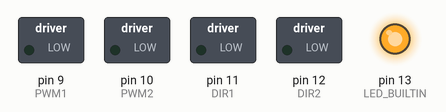
A sketch run on a simulated Teensy 4. On the bench: switched loads named in the sketch (green lamp = pin HIGH), output pins drawn as LEDs (lit = HIGH). What the sketch prints to the serial monitor is not drawn.

Above: at 1.35 s.
At 3.05 s:
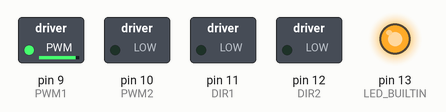
At 3.6 s:
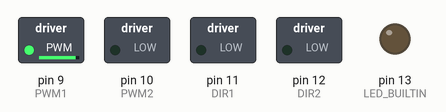
At 4.85 s:
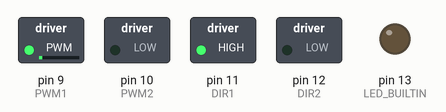
At 6.6 s:
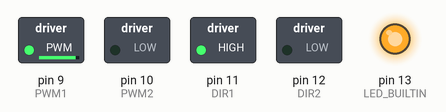
At 8.4 s:
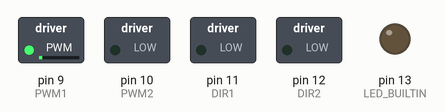
Timing chart, 0 to 10.6 s (numbered marks = the images above):
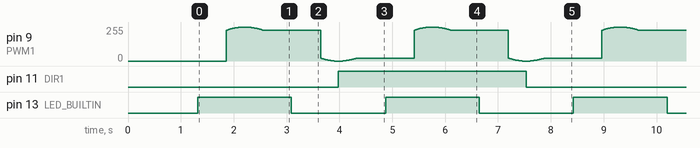

The sketch:

CereWaveGenMax14870Controller.ino
```cpp
/* Sine Wave Modulated PWM Generator
 * C.  Davis  4/21/16
 *
 * Thanks to R. Wozniak, Ira, MichaelM and Jp3141 at PJRC Forums for help in optimizations
 * for more information, see the thread located here:
 * http://forum.pjrc.com/threads/26608-Frequency-Locked-Sine-Wave-Generator-Teensy-3-1
 *
 * This program only runs on Teensy 3.1 which has a true Digital to Analog Converter
 * Compile for 96 MHz  <Tools/CPU Speed: "96MHZ (overclock)">
 * Good for 0 to 180 Hz
 *
 * For the Max14870 motor controller/driver
 */

const int SOUND = 23;
const int DIR1 = 11;
const int DIR2 = 12;
//const int F2 = 4;
//const int F3 = 5;
//const int F4 = 6;
const int PWM1 = 9;
const int PWM2 = 10;
const int POT = 14;
const int STBY = 2;
//const int AUDIO = A6;
int potval=0,val1,val2;

String functions[] = {"trianglewave", "sinewave", "bowedwave", "cavedwave"};

int state=0;
float clock = 95.99899F;    // Clock Calibration Factor for my teensy 3.1 at 96 MHz <Best>
 //float twopi = 6.2831853F;
 //float sineFactor;
int steps = 1000;            // number of phase angle steps for sinewave generation
                             // a smaller number will here allow to go to higher frequency
                             // but will result in a steppier sine curve.
const float delays[]={.4,3,.8,.4,.9,.5,2,.6,1,.4};
const float amps[]={};
const float onoff[] = {0,4095};
int i=0,j=1,k=0;
float clock_steps = (clock * (float)steps * 0.5f);
float amplitude;
float freq, phaseshift;
float phasestep = 2*PI/((float)steps);
float period;
float sineAmplitude[2000]; //Initialize array 1.25 * steps.
                            //This is allows both for 2PI radians of sine,
                            //and 2PI radians of cosine shifted + PI/2
float btriangleAmplitude[2000];  //Bowed triangle
float ctriangleAmplitude[2000];  //Caved triangle
float triangleAmplitude[2000];


void fillSine() {
  for (int i=0; i <= 999; i++){
    freq = (float)i*phasestep;
    sineAmplitude[i]=sin(freq);
    sineAmplitude[1000+i]=sineAmplitude[i];
    Serial.printf("%4d: %3f\n",i,sineAmplitude[i]);
  }
}

void fillBTriangle() {                           /* More like a bowed triangle */
  for (int i=0; i <= 999; i++){
    freq = i*phasestep;
    //Serial.println(phase);
    btriangleAmplitude[i]=sqrt(abs((i%500) -250))/15.81F;
    btriangleAmplitude[1000+i]=btriangleAmplitude[i];
    Serial.printf("%4d: %3f\n",i,btriangleAmplitude[i]);
  }
}
void fillCTriangle() {
  for (int i=0; i <= 511; i++){
    freq = i*phasestep;
    //Serial.println(phase);
    //ctriangleAmplitude[i]=sq(abs((i%500)));
    ctriangleAmplitude[i]=(float)(sq(i-256)%65537)/65536;
    ctriangleAmplitude[512+i]=ctriangleAmplitude[i];
    Serial.printf("%4d: %3f\n",i,ctriangleAmplitude[i]);
  }
}

void fillTriangle() {                         /* triangle wave*/
  for (int i=0; i <= 999; i++) {
    freq = i*phasestep;
    //Serial.println(phase);
    triangleAmplitude[i]=(i%1000/1000.0F);
    triangleAmplitude[1000+i]=triangleAmplitude[i];
    Serial.printf("%4d: %3f\n",i,triangleAmplitude[i]);
  }
}

void setup() {
  pinMode(DIR1,OUTPUT);
  pinMode(PWM1,OUTPUT);
  pinMode(DIR2,OUTPUT);
  pinMode(PWM2,OUTPUT);
//  pinMode(PWMA,OUTPUT);
//  pinMode(STBY,OUTPUT);
  pinMode(LED_BUILTIN, OUTPUT);
  pinMode(POT, INPUT);
  analogWriteResolution(12);
  Serial.begin(9600);
  delay(1000);
  Serial.println();
  Serial.println("\n--Fill Sin--\n");
  fillSine();
  Serial.println("\n--Fill Bowed Triangle--\n");
  fillBTriangle();
  Serial.println("\n--Fill Curved Triangle--\n");
  fillCTriangle();
  Serial.println("\n--Fill Triangle--\n");
  fillTriangle();
  Serial.println("\n----------------End Wavetables-----------------\n");
  //pinMode(A0,INPUT);
  analogWriteFrequency(PWM1,50000);
//  analogWriteFrequency(10,20000);
}


void loop() {
//  digitalWrite(STBY,HIGH);
//  period = (float)analogRead(POT)/1023.0f;      //get analog value from pots scale to between 0 and 1
  period=.22;
  i = i + 1;

  if (i==750) {                      /*  State machine to make the motor alternate directions */
    if(state==0) {                   /*  once the pwm finishes it's cycle */
      digitalWrite(DIR1,HIGH);
      state=1;
    }
    else if(state==1) {
      digitalWrite(DIR1,LOW);
      state=0;
    }
  }

  if (i >= steps) {i = 0; /* j=random(0,2);k=random(0,2); */ }
  int amp1 = sinewave(i);
//  int amp2 = bowedwave(i);
  if(amp1>2048) digitalWrite(LED_BUILTIN,HIGH); else digitalWrite(LED_BUILTIN,LOW);

  if (amp1 == 4095 || amp1 == 0) Serial.printf("%4d: %4d\n", i,amp1);

    analogWrite(PWM1,amp1);
    delayMicroseconds(16000*period);
}

void fuzzballs() {
}

float trianglewave(int i) {
  amplitude = 4095.0F*(triangleAmplitude[i]);
  //Serial.println(amplitude);
  return amplitude;
}

float bowedwave(int i) {
  amplitude = 4095.0F*(btriangleAmplitude[i]);
  //Serial.println(amplitude);
  return amplitude;
}

float cavedwave(int i) {
  amplitude = 4095.0F*(ctriangleAmplitude[i]);
  //Serial.println(amplitude);
  return amplitude;
}

float sinewave(int i) {
  amplitude = 2048.0F*(sineAmplitude[i])+2047.0F;
  //Serial.println(amplitude);
  return amplitude;
}
```

Measured:
- by itself, pin 11 (DIR1): alternates HIGH for 3.6 s and LOW for 3.6 s
- by itself, pin 13 (LED_BUILTIN): alternates HIGH for 1.8 s and LOW for 1.8 s
